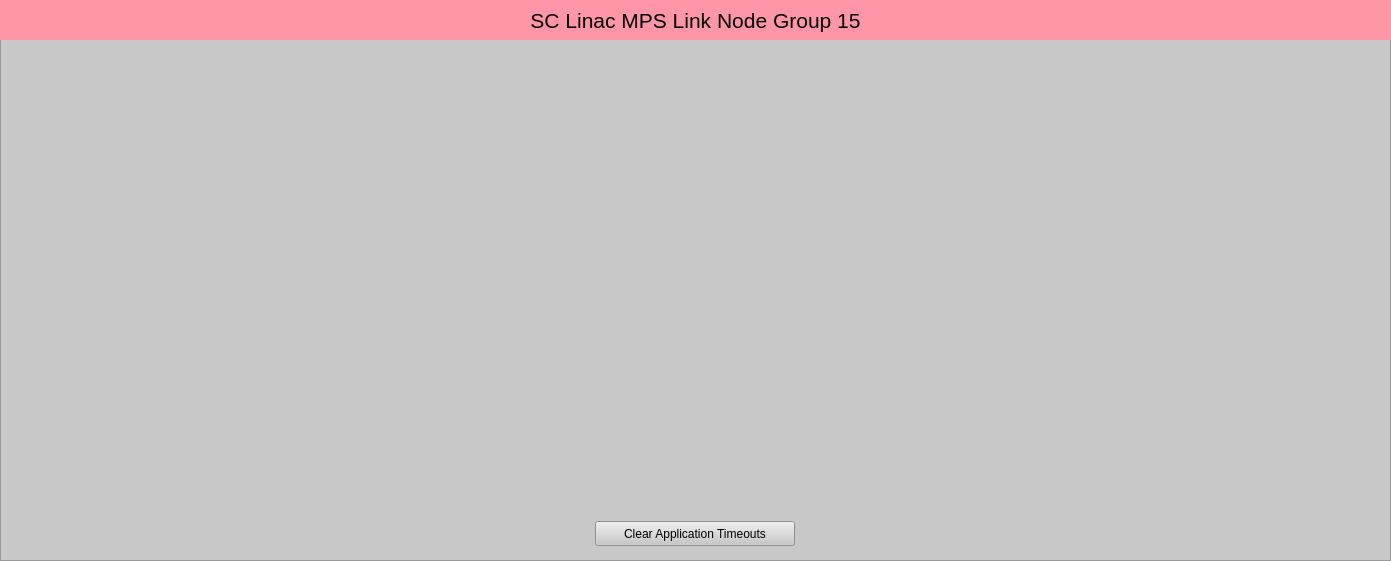
<?xml version="1.0" encoding="UTF-8"?>
<ui version="4.0">
 <class>Form</class>
 <widget class="QWidget" name="Form">
  <property name="geometry">
   <rect>
    <x>0</x>
    <y>0</y>
    <width>1391</width>
    <height>561</height>
   </rect>
  </property>
  <property name="windowTitle">
   <string>SC Linac MPS Link Node Group 15</string>
  </property>
  <widget class="QFrame" name="frame">
   <property name="geometry">
    <rect>
     <x>0</x>
     <y>0</y>
     <width>1391</width>
     <height>561</height>
    </rect>
   </property>
   <property name="styleSheet">
    <string notr="true">background-color: rgb(200, 200, 200);</string>
   </property>
   <property name="frameShape">
    <enum>QFrame::StyledPanel</enum>
   </property>
   <property name="frameShadow">
    <enum>QFrame::Raised</enum>
   </property>
   <widget class="QLabel" name="label">
    <property name="geometry">
     <rect>
      <x>0</x>
      <y>0</y>
      <width>1391</width>
      <height>40</height>
     </rect>
    </property>
    <property name="font">
     <font>
      <pointsize>16</pointsize>
     </font>
    </property>
    <property name="styleSheet">
     <string notr="true">background-color: rgb(255, 150, 168);</string>
    </property>
    <property name="text">
     <string>SC Linac MPS Link Node Group 15</string>
    </property>
    <property name="alignment">
     <set>Qt::AlignCenter</set>
    </property>
   </widget>
   <widget class="PyDMEmbeddedDisplay" name="PyDMEmbeddedDisplay">
    <property name="geometry">
     <rect>
      <x>696</x>
      <y>280</y>
      <width>457</width>
      <height>230</height>
     </rect>
    </property>
    <property name="toolTip">
     <string/>
    </property>
    <property name="macros" stdset="0">
     <string>{"P":"MPLN:BSYH:MP03:1","CN":"SIOC:SYS0:MP02","AID":"0","SLOT_FILE":"LinkNode129_slot.ui","P_IN":"SIOC:SYS0:MP02","PGP":"3","LN":"129","TYPE":"REM","LOCA":"BSYH","IOC_UNIT":"MP03","INST":"1","VIS":"1","P_IN2":"SIOC:SYS0:MP02","TEXT":"CN B005"}</string>
    </property>
    <property name="filename" stdset="0">
     <string>$PYDM/mps/mps_crate_link.ui</string>
    </property>
   </widget>
   <widget class="PyDMEmbeddedDisplay" name="PyDMEmbeddedDisplay">
    <property name="geometry">
     <rect>
      <x>239</x>
      <y>280</y>
      <width>457</width>
      <height>230</height>
     </rect>
    </property>
    <property name="toolTip">
     <string/>
    </property>
    <property name="macros" stdset="0">
     <string>{"P":"MPLN:LTUH:MP01:1","CN":"SIOC:SYS0:MP02","AID":"0","SLOT_FILE":"LinkNode130_slot.ui","P_IN":"MPLN:BSYH:MP03:1","PGP":"0","LN":"130","TYPE":"LOC","LOCA":"LTUH","IOC_UNIT":"MP01","INST":"1","VIS":"0","P_IN2":"MPLN:BSYH:MP03:1","TEXT":"LN Rx"}</string>
    </property>
    <property name="filename" stdset="0">
     <string>$PYDM/mps/mps_crate_link.ui</string>
    </property>
   </widget>
   <widget class="PyDMEmbeddedDisplay" name="PyDMEmbeddedDisplay">
    <property name="geometry">
     <rect>
      <x>924</x>
      <y>50</y>
      <width>457</width>
      <height>230</height>
     </rect>
    </property>
    <property name="toolTip">
     <string/>
    </property>
    <property name="macros" stdset="0">
     <string>{"P":"MPLN:LTUH:MP02:1","CN":"SIOC:SYS0:MP02","AID":"0","SLOT_FILE":"LinkNode131_slot.ui","P_IN":"MPLN:LTUH:MP01:1","PGP":"0","LN":"131","TYPE":"LOC","LOCA":"LTUH","IOC_UNIT":"MP02","INST":"1","VIS":"0","P_IN2":"MPLN:LTUH:MP01:1","TEXT":"LN Rx"}</string>
    </property>
    <property name="filename" stdset="0">
     <string>$PYDM/mps/mps_crate_link.ui</string>
    </property>
   </widget>
   <widget class="PyDMEmbeddedDisplay" name="PyDMEmbeddedDisplay">
    <property name="geometry">
     <rect>
      <x>467</x>
      <y>50</y>
      <width>457</width>
      <height>230</height>
     </rect>
    </property>
    <property name="toolTip">
     <string/>
    </property>
    <property name="macros" stdset="0">
     <string>{"P":"MPLN:BSYH:MP01:1","CN":"SIOC:SYS0:MP02","AID":"0","SLOT_FILE":"LinkNode127_slot.ui","P_IN":"MPLN:LTUH:MP02:1","PGP":"0","LN":"127","TYPE":"LOC","LOCA":"BSYH","IOC_UNIT":"MP01","INST":"1","VIS":"0","P_IN2":"MPLN:LTUH:MP02:1","TEXT":"LN Rx"}</string>
    </property>
    <property name="filename" stdset="0">
     <string>$PYDM/mps/mps_crate_link.ui</string>
    </property>
   </widget>
   <widget class="PyDMEmbeddedDisplay" name="PyDMEmbeddedDisplay">
    <property name="geometry">
     <rect>
      <x>10</x>
      <y>50</y>
      <width>457</width>
      <height>230</height>
     </rect>
    </property>
    <property name="toolTip">
     <string/>
    </property>
    <property name="macros" stdset="0">
     <string>{"P":"MPLN:SPH:MP06:1","CN":"SIOC:SYS0:MP02","AID":"0","SLOT_FILE":"LinkNode125_slot.ui","P_IN":"MPLN:BSYH:MP01:1","PGP":"0","LN":"125","TYPE":"LOC","LOCA":"SPH","IOC_UNIT":"MP06","INST":"1","VIS":"0","P_IN2":"MPLN:BSYH:MP01:1","TEXT":"LN Rx"}</string>
    </property>
    <property name="filename" stdset="0">
     <string>$PYDM/mps/mps_crate_link.ui</string>
    </property>
   </widget>
   <widget class="PyDMDrawingImage" name="PyDMDrawingImage">
    <property name="geometry">
     <rect>
      <x>10</x>
      <y>509</y>
      <width>250</width>
      <height>50</height>
     </rect>
    </property>
    <property name="toolTip">
     <string/>
    </property>
    <property name="styleSheet">
     <string notr="true">background-color: rgb(200, 200, 200);</string>
    </property>
    <property name="filename" stdset="0">
     <string>$PYDM/mps/lcls_mps_lockup_sidebyside_digital.png</string>
    </property>
   </widget>
   <widget class="PyDMPushButton" name="PyDMPushButton">
    <property name="geometry">
     <rect>
      <x>595</x>
      <y>521</y>
      <width>200</width>
      <height>25</height>
     </rect>
    </property>
    <property name="toolTip">
     <string/>
    </property>
    <property name="text">
     <string>Clear Application Timeouts</string>
    </property>
    <property name="channel" stdset="0">
     <string>ca://SIOC:SYS0:MP02:TO_ERR_CLR</string>
    </property>
    <property name="pressValue" stdset="0">
     <string>1</string>
    </property>
    <property name="releaseValue" stdset="0">
     <string>0</string>
    </property>
   </widget>
  </widget>
 </widget>
 <customwidgets>
  <customwidget>
   <class>PyDMEmbeddedDisplay</class>
   <extends>QFrame</extends>
   <header>pydm.widgets.embedded_display</header>
  </customwidget>
  <customwidget>
   <class>PyDMPushButton</class>
   <extends>QPushButton</extends>
   <header>pydm.widgets.pushbutton</header>
  </customwidget>
  <customwidget>
   <class>PyDMDrawingImage</class>
   <extends>QWidget</extends>
   <header>pydm.widgets.drawing</header>
  </customwidget>
 </customwidgets>
 <resources/>
 <connections/>
</ui>
